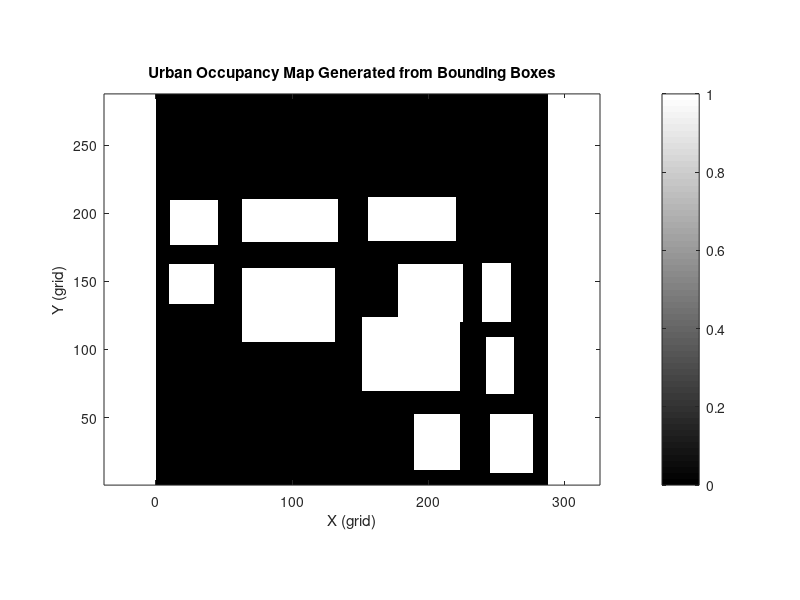

Write the MATLAB code that produced this figure.
clc; clear; close all;

%  LOAD URBAN SCENARIO
data = load("data/UrbanScenario.mat");
bboxes = data.bboxes;     % [xmin ymin zmin xmax ymax zmax]
%  PARAMETERS
resolution = 1;           % cells per meter
padding    = 20;          % grid padding (cells)
%  COMPUTE GLOBAL EXTENTS
x_min_all = min(bboxes(:,1));
y_min_all = min(bboxes(:,2));

x_max_all = max(bboxes(:,4));
y_max_all = max(bboxes(:,5));

xRange = x_max_all - x_min_all;
yRange = y_max_all - y_min_all;

% Force square map 
maxRange = max(xRange, yRange);

mapWidth  = ceil(maxRange * resolution) + padding;
mapHeight = ceil(maxRange * resolution) + padding;

mapSize = [mapHeight mapWidth];
%  INITIALIZE OCCUPANCY GRID
OccMap = zeros(mapSize);   % 0 = free, 1 = occupied
%  RASTERIZE BOUNDING BOXES
for i = 1:size(bboxes,1)

    % Bounding box corners (world coordinates)
    x_min = bboxes(i,1);
    y_min = bboxes(i,2);

    x_max = bboxes(i,4);
    y_max = bboxes(i,5);

    % World to grid conversion (centered)
    x_idx = round((x_min:x_max) * resolution) ...
            - round(x_min_all * resolution) + padding/2;

    y_idx = round((y_min:y_max) * resolution) ...
            - round(y_min_all * resolution) + padding/2;

    % Bounds check
    % To avoid "Index exceeds matrix dimensions"

    x_idx = x_idx(x_idx >= 1 & x_idx <= mapSize(2));
    y_idx = y_idx(y_idx >= 1 & y_idx <= mapSize(1));

    % Mark occupied
    OccMap(y_idx, x_idx) = 1;
end

%  VISUALIZATION
figure;
imagesc(OccMap);
axis equal tight;
set(gca,'YDir','normal');
colormap(gray);
colorbar;
title('Urban Occupancy Map Generated from Bounding Boxes');
xlabel('X (grid)');
ylabel('Y (grid)');

%  SANITY CHECK
fprintf("Occupied cells: %d\n", nnz(OccMap));

%  DEFINE START & GOAL 
Start_Pos = [padding, padding];                 % bottom-left
Goal_Pos  = [mapWidth-padding, mapHeight-padding]; % top-right

%  SAVE FINAL
save data/UrbanScenario_WithOccMap.mat ...
     OccMap resolution mapSize bboxes Start_Pos Goal_Pos

disp("UrbanScenario_WithOccMap.mat successfully created");
